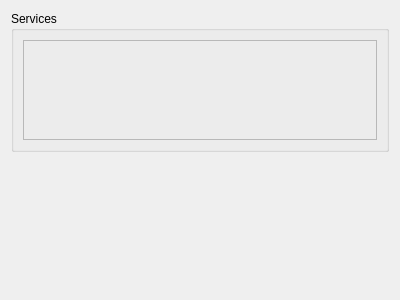
<?xml version="1.0" encoding="UTF-8"?>
<ui version="4.0">
 <class>CSettingsNetworkComponent</class>
 <widget class="QFrame" name="CSettingsNetworkComponent">
  <property name="geometry">
   <rect>
    <x>0</x>
    <y>0</y>
    <width>400</width>
    <height>300</height>
   </rect>
  </property>
  <property name="windowTitle">
   <string>Frame</string>
  </property>
  <layout class="QVBoxLayout" name="vl_SettingsNetworkComponent">
   <item>
    <widget class="QGroupBox" name="gb_Services">
     <property name="title">
      <string>Services</string>
     </property>
     <layout class="QVBoxLayout" name="vl_NetworkServices">
      <item>
       <widget class="swift::gui::components::CSettingsVatsimReadersComponent" name="comp_ReaderSettings">
        <property name="minimumSize">
         <size>
          <width>0</width>
          <height>100</height>
         </size>
        </property>
        <property name="frameShape">
         <enum>QFrame::StyledPanel</enum>
        </property>
        <property name="frameShadow">
         <enum>QFrame::Raised</enum>
        </property>
       </widget>
      </item>
     </layout>
    </widget>
   </item>
   <item>
    <spacer name="vs_NetworkSettings">
     <property name="orientation">
      <enum>Qt::Vertical</enum>
     </property>
     <property name="sizeHint" stdset="0">
      <size>
       <width>20</width>
       <height>40</height>
      </size>
     </property>
    </spacer>
   </item>
  </layout>
 </widget>
 <customwidgets>
  <customwidget>
   <class>swift::gui::components::CSettingsVatsimReadersComponent</class>
   <extends>QFrame</extends>
   <header>gui/components/settingsvatsimreaderscomponent.h</header>
   <container>1</container>
  </customwidget>
 </customwidgets>
 <resources/>
 <connections/>
</ui>
